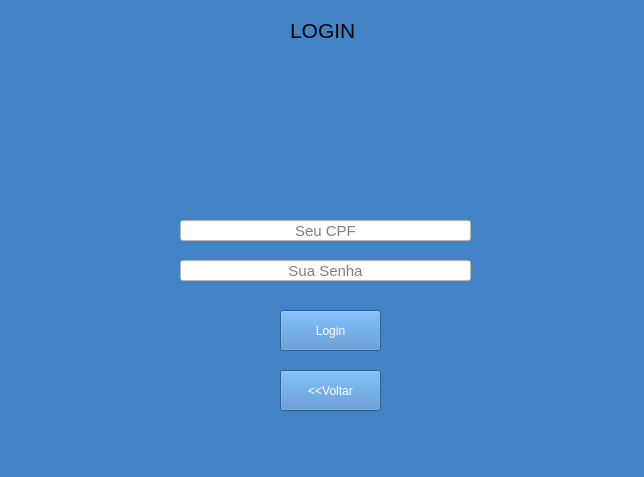
<?xml version="1.0" encoding="UTF-8"?>
<ui version="4.0">
 <class>Form</class>
 <widget class="QWidget" name="Form">
  <property name="geometry">
   <rect>
    <x>0</x>
    <y>0</y>
    <width>644</width>
    <height>477</height>
   </rect>
  </property>
  <property name="windowTitle">
   <string>Form</string>
  </property>
  <property name="styleSheet">
   <string notr="true">background-color: rgb(66, 132, 198)</string>
  </property>
  <widget class="QLabel" name="label">
   <property name="geometry">
    <rect>
     <x>290</x>
     <y>10</y>
     <width>71</width>
     <height>41</height>
    </rect>
   </property>
   <property name="font">
    <font>
     <pointsize>16</pointsize>
    </font>
   </property>
   <property name="text">
    <string>LOGIN</string>
   </property>
  </widget>
  <widget class="QLineEdit" name="lineEdit">
   <property name="geometry">
    <rect>
     <x>180</x>
     <y>220</y>
     <width>291</width>
     <height>21</height>
    </rect>
   </property>
   <property name="font">
    <font>
     <pointsize>11</pointsize>
    </font>
   </property>
   <property name="styleSheet">
    <string notr="true">background-color: rgb(255, 255, 255)</string>
   </property>
   <property name="text">
    <string/>
   </property>
   <property name="alignment">
    <set>Qt::AlignCenter</set>
   </property>
   <property name="placeholderText">
    <string>Seu CPF</string>
   </property>
  </widget>
  <widget class="QLineEdit" name="lineEdit_2">
   <property name="geometry">
    <rect>
     <x>180</x>
     <y>260</y>
     <width>291</width>
     <height>21</height>
    </rect>
   </property>
   <property name="font">
    <font>
     <pointsize>11</pointsize>
    </font>
   </property>
   <property name="styleSheet">
    <string notr="true">background-color: rgb(255, 255, 255)</string>
   </property>
   <property name="text">
    <string/>
   </property>
   <property name="echoMode">
    <enum>QLineEdit::Password</enum>
   </property>
   <property name="alignment">
    <set>Qt::AlignCenter</set>
   </property>
   <property name="placeholderText">
    <string>Sua Senha</string>
   </property>
  </widget>
  <widget class="QPushButton" name="pushButton">
   <property name="geometry">
    <rect>
     <x>280</x>
     <y>370</y>
     <width>101</width>
     <height>41</height>
    </rect>
   </property>
   <property name="styleSheet">
    <string notr="true">color: rgb(255, 255, 255)</string>
   </property>
   <property name="text">
    <string>&lt;&lt;Voltar</string>
   </property>
  </widget>
  <widget class="QPushButton" name="pushButton_2">
   <property name="geometry">
    <rect>
     <x>280</x>
     <y>310</y>
     <width>101</width>
     <height>41</height>
    </rect>
   </property>
   <property name="styleSheet">
    <string notr="true">
color: rgb(255, 255, 255)</string>
   </property>
   <property name="text">
    <string>Login</string>
   </property>
  </widget>
  <widget class="QLabel" name="label_4">
   <property name="geometry">
    <rect>
     <x>230</x>
     <y>60</y>
     <width>171</width>
     <height>131</height>
    </rect>
   </property>
   <property name="text">
    <string/>
   </property>
   <property name="pixmap">
    <pixmap>../icon_title.png</pixmap>
   </property>
   <property name="scaledContents">
    <bool>true</bool>
   </property>
  </widget>
 </widget>
 <resources/>
 <connections/>
</ui>
